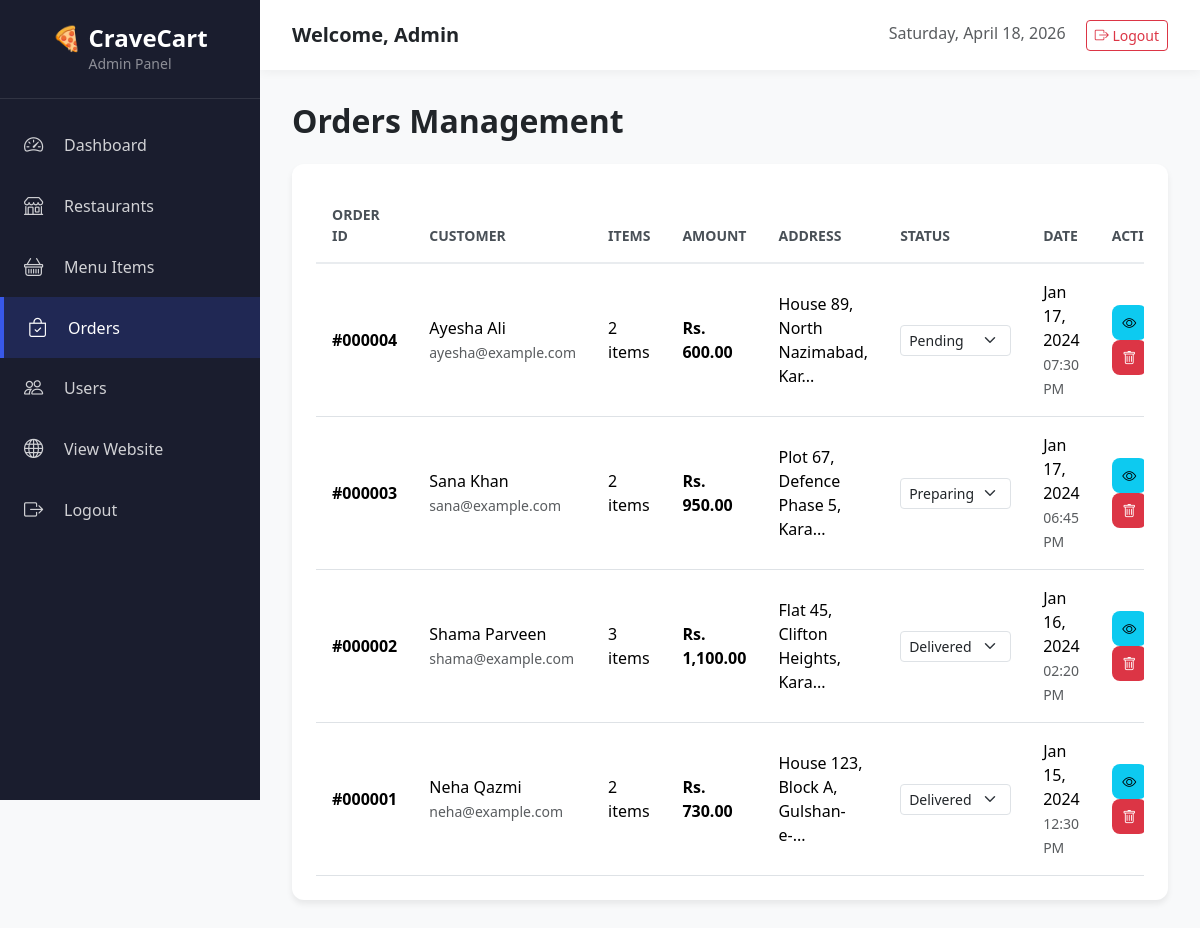
Screenshot of /admin/orders.php (signed in) with the database file from the repository.
### tables this page shows
CREATE TABLE orders (
    id INT AUTO_INCREMENT PRIMARY KEY,
    user_id INT NOT NULL,
    total_amount DECIMAL(10,2) NOT NULL,
    delivery_address TEXT NOT NULL,
    phone VARCHAR(20) NOT NULL,
    payment_method VARCHAR(50) DEFAULT 'Cash on Delivery',
    status ENUM('Pending', 'Preparing', 'Delivered', 'Cancelled') DEFAULT 'Pending',
    created_at TIMESTAMP DEFAULT CURRENT_TIMESTAMP,
    FOREIGN KEY (user_id) REFERENCES users(id) ON DELETE CASCADE
);

CREATE TABLE users (
    id INT AUTO_INCREMENT PRIMARY KEY,
    name VARCHAR(100) NOT NULL,
    email VARCHAR(100) UNIQUE NOT NULL,
    phone VARCHAR(20),
    password VARCHAR(255) NOT NULL,
    address TEXT,
    created_at TIMESTAMP DEFAULT CURRENT_TIMESTAMP
);

### admin/orders.php (the view, shortened to what this page needs)
<?php
require_once 'includes/header.php';
$orders = $conn->query("SELECT o.*, u.name as user_name, u.email as user_email,
                        (SELECT COUNT(*) FROM order_items WHERE order_id = o.id) as items_count
                        FROM orders o
                        JOIN users u ON o.user_id = u.id
                        ORDER BY o.created_at DESC");
?>
<div class="admin-content">
    <h2 class="fw-bold mb-4">Orders Management</h2>
    <div class="table-card">
        <div class="table-responsive">
            <table class="table">
                <thead>
                    <tr>
                        <th>Order ID</th>
                        <th>Customer</th>
                        <th>Items</th>
                        <th>Amount</th>
                        <th>Address</th>
                        <th>Status</th>
                        <th>Date</th>
                        <th>Actions</th>
                    </tr>
                </thead>
                <tbody>
                    <?php while ($order = $orders->fetch_assoc()): ?>
                    <tr>
                        <td class="fw-bold">#<?php echo str_pad($order['id'], 6, '0', STR_PAD_LEFT); ?></td>
                        <td>
                            <?php echo htmlspecialchars($order['user_name']); ?>
                            <br><small class="text-muted"><?php echo htmlspecialchars($order['user_email']); ?></small>
                        </td>
                        <td><?php echo $order['items_count']; ?> items</td>
                        <td class="fw-bold">Rs. <?php echo number_format($order['total_amount'], 2); ?></td>
                        <td><?php echo htmlspecialchars(substr($order['delivery_address'], 0, 30)); ?>...</td>
                        <td>
                            <form method="POST" class="d-inline">
                                <select name="status" class="form-select form-select-sm" onchange="this.form.submit()" style="width: auto;">
                                    <option value="Pending" <?php echo $order['status'] === 'Pending' ? 'selected' : ''; ?>>Pending</option>
                                    <option value="Preparing" <?php echo $order['status'] === 'Preparing' ? 'selected' : ''; ?>>Preparing</option>
                                    <option value="Delivered" <?php echo $order['status'] === 'Delivered' ? 'selected' : ''; ?>>Delivered</option>
                                </select>
                            </form>
                        </td>
                        <td>
                            <?php echo date('M d, Y', strtotime($order['created_at'])); ?>
                            <br><small class="text-muted"><?php echo date('h:i A', strtotime($order['created_at'])); ?></small>
                        </td>
                        <td>
                            <button class="btn btn-action btn-sm btn-info" onclick="viewOrderDetails(<?php echo $order['id']; ?>)">
                                <i class="bi bi-eye"></i>
                            </button>
                            <a href="?delete=<?php echo $order['id']; ?>"
                               class="btn btn-action btn-sm btn-danger"
                               onclick="return confirm('Are you sure you want to delete this order?')">
                                <i class="bi bi-trash"></i>
                            </a>
                        </td>
                    </tr>
                    <?php endwhile; ?>
                </tbody>
            </table>
        </div>
    </div>
</div>
<?php require_once 'includes/footer.php'; ?>

### assets/css/admin.css (style rules this page uses)
:root { --primary-color: #3858e9; --primary-dark: #2642c7; --sidebar-width: 260px; --sidebar-bg: #1a1d2e; --topbar-height: 70px; }
body { background: #f8f9fa; }
.admin-content { padding: 2rem; }
.table-card { background: white; border-radius: 12px; padding: 1.5rem; box-shadow: 0 4px 6px rgba(0, 0, 0, 0.07); }
.table { margin: 0; }
.table thead th { border-top: none; border-bottom: 2px solid #e9ecef; font-weight: 600; color: #495057; text-transform: uppercase; font-size: 0.875rem; padding: 1rem; }
.table tbody td { padding: 1rem; vertical-align: middle; }
.table tbody tr { transition: all 0.2s ease; }
.btn-action { width: 35px; height: 35px; border-radius: 8px; display: inline-flex; align-items: center; justify-content: center; border: none; cursor: pointer; transition: all 0.3s ease; }

### rows the page displays
orders: id "000004", user.name "Ayesha Ali", user.email "ayesha@example.com", items_count "2", total_amount "600.00", delivery_address "House 89, North Nazimabad, Kar", status "Pending", created_at "Jan 17, 2024", created_at "07:30 PM"
orders: id "000003", user.name "Sana Khan", user.email "sana@example.com", items_count "2", total_amount "950.00", delivery_address "Plot 67, Defence Phase 5, Kara", status "Preparing", created_at "Jan 17, 2024", created_at "06:45 PM"
orders: id "000002", user.name "Shama Parveen", user.email "shama@example.com", items_count "3", total_amount "1,100.00", delivery_address "Flat 45, Clifton Heights, Kara", status "Delivered", created_at "Jan 16, 2024", created_at "02:20 PM"
orders: id "000001", user.name "Neha Qazmi", user.email "neha@example.com", items_count "2", total_amount "730.00", delivery_address "House 123, Block A, Gulshan-e-", status "Delivered", created_at "Jan 15, 2024", created_at "12:30 PM"

### other values shown
$_SESSION['admin_name'] "Admin"
